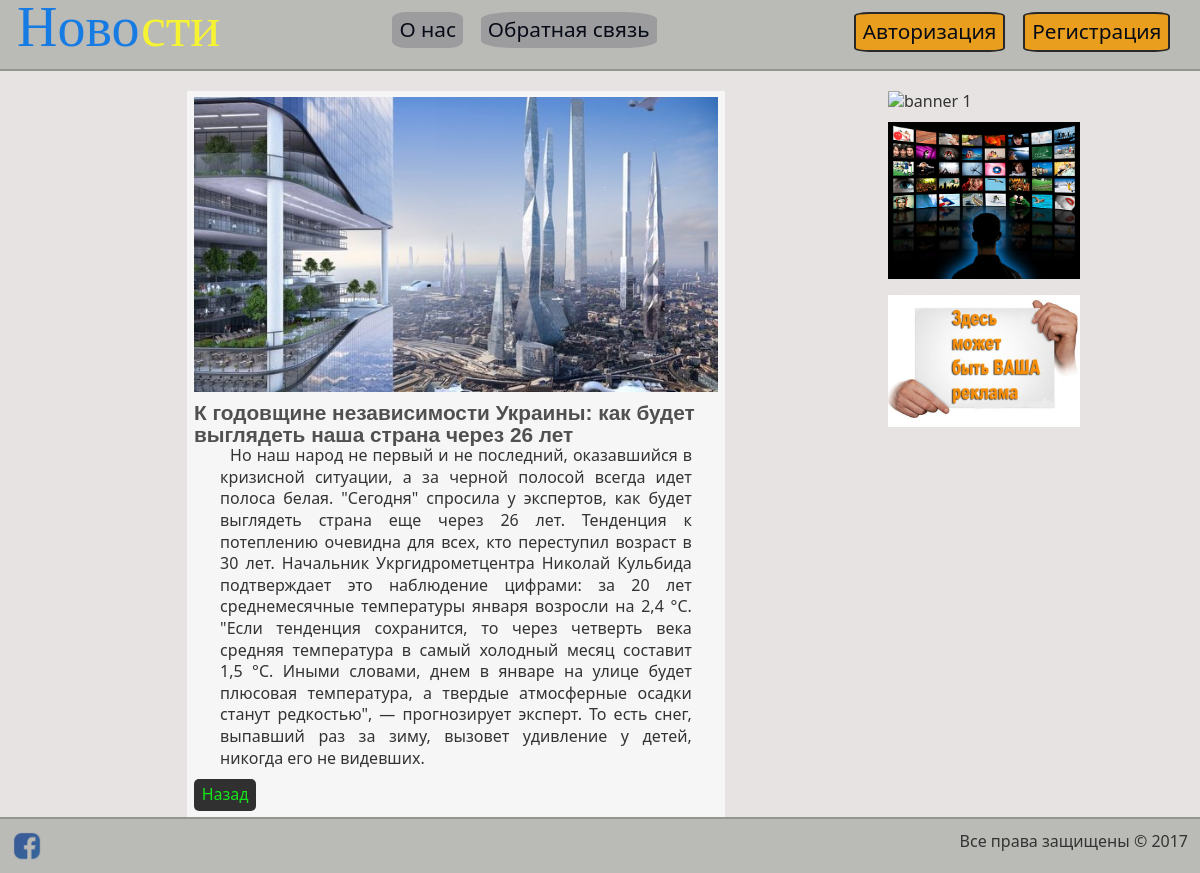
Page /article.php?id=2 on the committed database.
### tables this page shows
CREATE TABLE `news` (
  `id` int(11) UNSIGNED NOT NULL,
  `title` varchar(255) NOT NULL,
  `intro_text` text NOT NULL,
  `full_text` text NOT NULL,
  `img` varchar(255) NOT NULL
);

### functions/functions.php (called while the page is built, shortened)
<?php
  require_once "connect.php";
  function getNews ($limit, $id=null) {
    global $mysqli;
    if ($id)
      $where = "WHERE `id` = ".$id;
      $result = $mysqli->query("SELECT * FROM `news` $where ORDER BY `id` DESC LIMIT $limit");
      if (!$id)
        return resultToArray ($result);
       else
         return $result->fetch_assoc();
    }
?>

### article.php (the view, shortened to what this page needs)
<!DOCTYPE html>
<html>
  <head>
    <?php
      require_once "functions/functions.php";
      $news = getNews (1, $_GET["id"]);
      require_once "blocks/head.php";
    ?>
  </head>
  <body>
    <?php require_once "blocks/header.php" ?>
    <div id="wrapper">
      <div id="leftCol">
        <?php
          echo '<div id="bigArticle"><img src="/img/articles/'.$news["id"].'.jpg" alt="'.$news["id"].'" title="Статья'.$news["id"].'">
          <h2>'.$news["title"].'</h2>
          <p>'.$news["full_text"].'</p><div><a href="/">Назад</a></div>
          </div>';
         ?>
       </div>
        <?php require_once "blocks/rightCol.php" ?>
    </div>
    <?php require_once "blocks/footer.php" ?>
  </body>
</html>

### css/style.css (style rules this page uses)
* { margin: 0; padding: 0; outline: none; }
html { height: 100%; }
body { width: 100%; background-color: #e7e3e3; color: #333; font-family: "Segoe UI", Arial, sans-serif; font-size: 1em; line-height: 135%; float: left; }
img { max-width: 100%; height: auto; width: auto\9; }
a { color: #15e61a; text-decoration: none; }
a, a:hover { transition: all.6s ease; -webkit-transition: all.6s ease; -moz-transition: all.6s ease; -o-transition: all.6s ease; -ms-transition: all.6s ease; }
#wrapper { width: 80%; float: left; margin-left: 10%; }
@media (min-width: 800px) { #wrapper #leftCol { width: 70%; margin-right: 10%; float: left; } }
#wrapper #leftCol #bigArticle { width: 78%; margin-left: 10%; background-color: #f6f6f6; padding: 1%; float: left; }
#wrapper #leftCol #bigArticle img, #wrapper #leftCol .article img { width: 100%; float: left; margin-bottom: 10px; }
#wrapper #leftCol #bigArticle h2, #wrapper #leftCol .article h2 { font-size: 1.3em; color: #505050; font-family: Comic Sans MS, sans-serif; }
#wrapper #leftCol #bigArticle p, #wrapper #leftCol .article p { width: 90%; margin-left: 5%; text-indent: 10px; text-align: justify; }
#wrapper #leftCol #bigArticle div, #wrapper #leftCol .article div { padding: 5px; border-radius: 5px; background-color: #303030; color: #04eed2; width: 10%; text-align: center; margin-top: 10px; }

### rows in the picture
news: title "К годовщине независимости Украины: как будет выглядеть наша страна через 26 лет", full_text "Но наш народ не первый и не последний, оказавшийся в кризисной ситуации, а за черной полосой всегда идет полоса белая. \"Сегодня\" спросила у экспертов, как будет выглядеть страна еще через 26 лет. Тенденция к потеплению очевидна для всех, кто переступил возраст в 30 лет. Начальник Укргидрометцентра Николай Кульбида подтверждает это наблюдение цифрами: за 20 лет среднемесячные температуры января возросли на 2,4 °C. \"Если тенденция сохранится, то через четверть века средняя температура в самый холодный месяц составит 1,5 °C. Иными словами, днем в январе на улице будет плюсовая температура, а твердые атмосферные осадки станут редкостью\", — прогнозирует эксперт. То есть снег, выпавший раз за…"

### other values in the picture
date ('Y') "2017"
